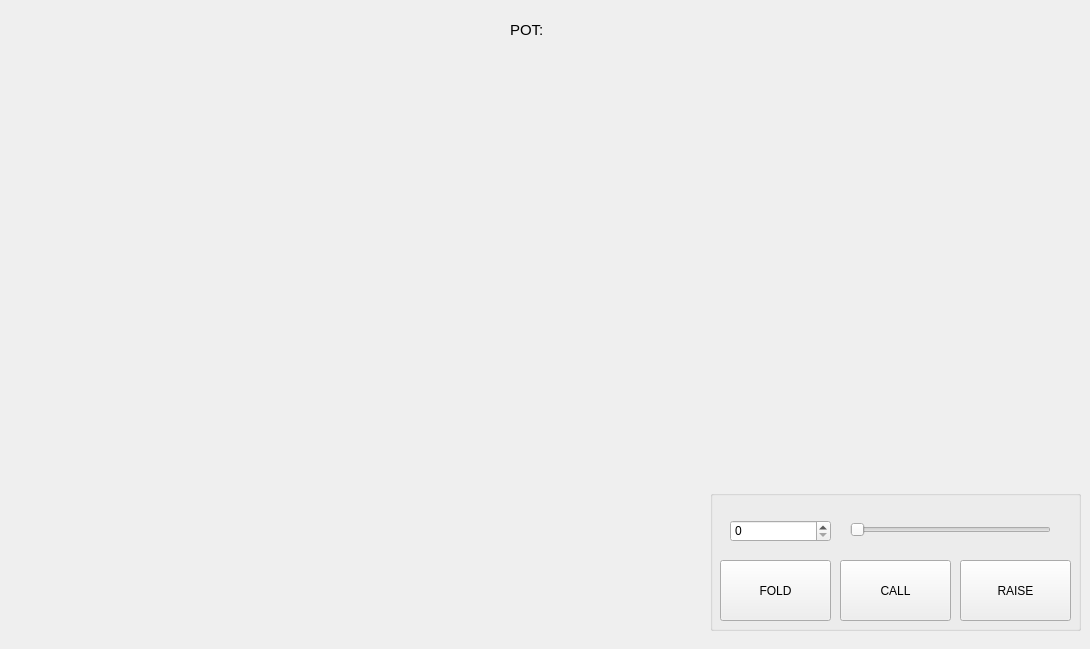
<?xml version="1.0" encoding="UTF-8"?>
<ui version="4.0">
 <class>Table</class>
 <widget class="QWidget" name="Table">
  <property name="geometry">
   <rect>
    <x>0</x>
    <y>0</y>
    <width>1090</width>
    <height>649</height>
   </rect>
  </property>
  <property name="windowTitle">
   <string>Form</string>
  </property>
  <widget class="QGroupBox" name="groupBox">
   <property name="geometry">
    <rect>
     <x>710</x>
     <y>490</y>
     <width>371</width>
     <height>141</height>
    </rect>
   </property>
   <property name="title">
    <string/>
   </property>
   <widget class="QPushButton" name="FoldButton">
    <property name="geometry">
     <rect>
      <x>10</x>
      <y>70</y>
      <width>111</width>
      <height>61</height>
     </rect>
    </property>
    <property name="text">
     <string>FOLD</string>
    </property>
   </widget>
   <widget class="QPushButton" name="CallButton">
    <property name="geometry">
     <rect>
      <x>130</x>
      <y>70</y>
      <width>111</width>
      <height>61</height>
     </rect>
    </property>
    <property name="text">
     <string>CALL</string>
    </property>
   </widget>
   <widget class="QPushButton" name="RaiseButton">
    <property name="geometry">
     <rect>
      <x>250</x>
      <y>70</y>
      <width>111</width>
      <height>61</height>
     </rect>
    </property>
    <property name="text">
     <string>RAISE</string>
    </property>
   </widget>
   <widget class="QSlider" name="Slider">
    <property name="geometry">
     <rect>
      <x>140</x>
      <y>30</y>
      <width>201</width>
      <height>20</height>
     </rect>
    </property>
    <property name="orientation">
     <enum>Qt::Horizontal</enum>
    </property>
   </widget>
   <widget class="QSpinBox" name="spinBox">
    <property name="geometry">
     <rect>
      <x>20</x>
      <y>30</y>
      <width>101</width>
      <height>22</height>
     </rect>
    </property>
   </widget>
  </widget>
  <widget class="QLabel" name="label">
   <property name="geometry">
    <rect>
     <x>510</x>
     <y>10</y>
     <width>41</width>
     <height>41</height>
    </rect>
   </property>
   <property name="font">
    <font>
     <pointsize>11</pointsize>
    </font>
   </property>
   <property name="text">
    <string>&lt;html&gt;&lt;head/&gt;&lt;body&gt;&lt;p&gt;POT:&lt;/p&gt;&lt;/body&gt;&lt;/html&gt;</string>
   </property>
  </widget>
  <widget class="QLabel" name="label_2">
   <property name="geometry">
    <rect>
     <x>550</x>
     <y>10</y>
     <width>47</width>
     <height>41</height>
    </rect>
   </property>
   <property name="text">
    <string/>
   </property>
  </widget>
  <zorder>label</zorder>
  <zorder>groupBox</zorder>
  <zorder>label_2</zorder>
 </widget>
 <resources/>
 <connections/>
</ui>
